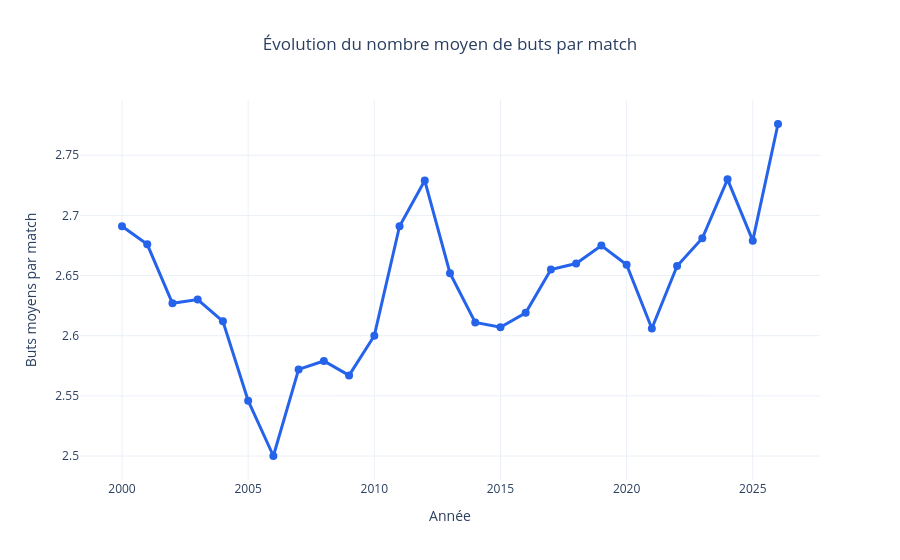

Write notebook code for a chart like this one.
### Code cell
# ============================================================
# Évolution annuelle du nombre moyen de buts par match
# ============================================================

yearly_pd = (
    spark.read
    .format("delta")
    .load("/lakehouse/gold/goals_evolution_yearly")
    .orderBy("year")
    .toPandas()
)

fig_year = px.line(
    yearly_pd,
    x="year",
    y="avg_goals_per_match",
    markers=True,
    title="Évolution du nombre moyen de buts par match",
    labels={
        "year": "Année",
        "avg_goals_per_match": "Buts moyens par match"
    },
    color_discrete_sequence=["#2563EB"]
)

fig_year.update_traces(
    line=dict(width=3),
    marker=dict(size=8)
)

fig_year.update_layout(
    title_x=0.5
)

fig_year.show()

### Figure 1 — Plotly figure (JSON) as saved in the notebook; plotly's stock layout.template omitted (floating-point values rounded to 4 significant figures)
{"data": [{"hovertemplate": "Année=%{x}<br>Buts moyens par match=%{y}<extra></extra>", "legendgroup": "", "line": {"color": "#2563EB", "dash": "solid", "width": 3}, "marker": {"size": 8, "symbol": "circle"}, "mode": "lines+markers", "name": "", "orientation": "v", "showlegend": false, "type": "scatter", "x": [2000, 2001, 2002, 2003, 2004, 2005, 2006, 2007, 2008, 2009, 2010, 2011, 2012, 2013, 2014, 2015, 2016, 2017, 2018, 2019, 2020, 2021, 2022, 2023, 2024, 2025, 2026], "xaxis": "x", "y": [2.691, 2.676, 2.627, 2.63, 2.612, 2.546, 2.5, 2.572, 2.579, 2.567, 2.6, 2.691, 2.729, 2.652, 2.611, 2.607, 2.619, 2.655, 2.66, 2.675, 2.659, 2.606, 2.658, 2.681, 2.73, 2.679, 2.776], "yaxis": "y"}], "layout": {"legend": {"tracegroupgap": 0}, "title": {"text": "Évolution du nombre moyen de buts par match", "x": 0.5}, "xaxis": {"anchor": "y", "domain": [0, 1], "title": {"text": "Année"}}, "yaxis": {"anchor": "x", "domain": [0, 1], "title": {"text": "Buts moyens par match"}}}}
